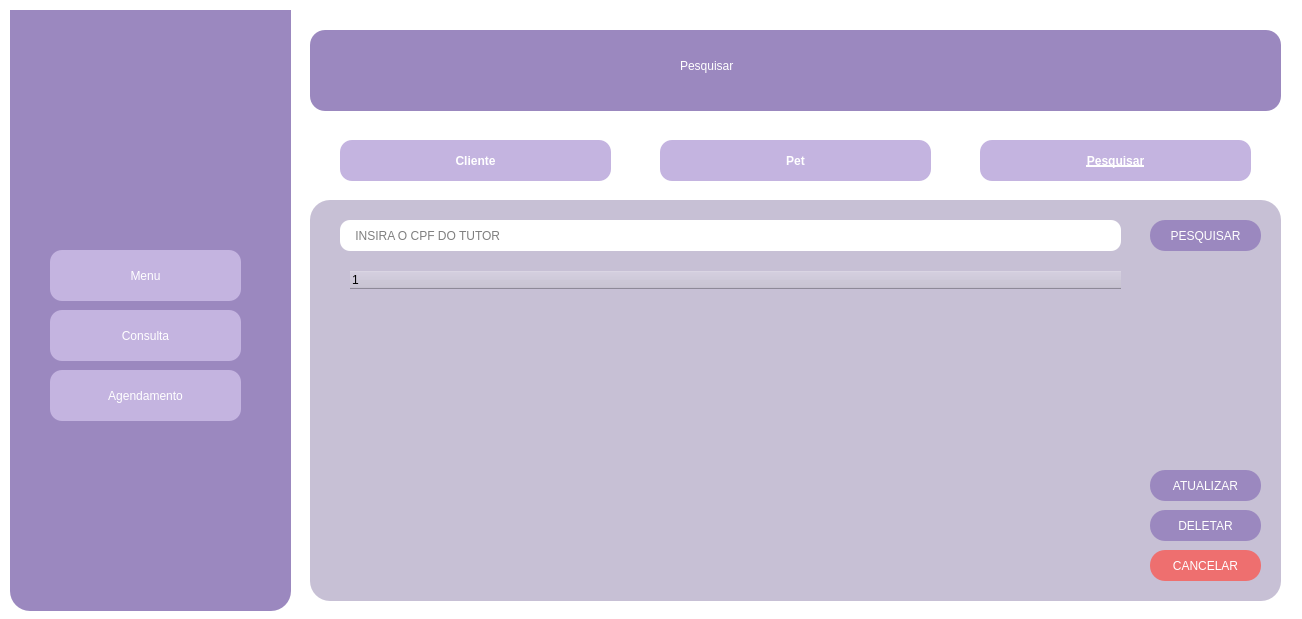
<?xml version="1.0" encoding="UTF-8"?>
<ui version="4.0">
 <class>cadastropesquisar</class>
 <widget class="QDialog" name="cadastropesquisar">
  <property name="geometry">
   <rect>
    <x>0</x>
    <y>0</y>
    <width>1302</width>
    <height>619</height>
   </rect>
  </property>
  <property name="windowTitle">
   <string>Dialog</string>
  </property>
  <property name="styleSheet">
   <string notr="true">background-color: rgb(255, 255, 255);</string>
  </property>
  <widget class="QPushButton" name="clienteButton">
   <property name="geometry">
    <rect>
     <x>340</x>
     <y>140</y>
     <width>271</width>
     <height>41</height>
    </rect>
   </property>
   <property name="font">
    <font>
     <family>System</family>
     <pointsize>9</pointsize>
     <italic>false</italic>
     <bold>true</bold>
     <underline>false</underline>
    </font>
   </property>
   <property name="styleSheet">
    <string notr="true">background-color: #C4B4E0;
font: 700 9pt &quot;System&quot;;
border-radius: 12px;
padding: 5px;
color: #ffffff</string>
   </property>
   <property name="text">
    <string>Cliente</string>
   </property>
  </widget>
  <widget class="QWidget" name="sidebar" native="true">
   <property name="geometry">
    <rect>
     <x>10</x>
     <y>10</y>
     <width>281</width>
     <height>601</height>
    </rect>
   </property>
   <property name="styleSheet">
    <string notr="true">background-color: #9B88BF; border-radius: 20px</string>
   </property>
   <widget class="QPushButton" name="menuButton_2">
    <property name="geometry">
     <rect>
      <x>40</x>
      <y>240</y>
      <width>191</width>
      <height>51</height>
     </rect>
    </property>
    <property name="styleSheet">
     <string notr="true">background-color: #C4B4E0;
font: 700 9pt &quot;System&quot;;
border-radius: 12px;
padding: 5px;
color: #ffffff</string>
    </property>
    <property name="text">
     <string>Menu</string>
    </property>
   </widget>
   <widget class="QPushButton" name="consultaButton_2">
    <property name="geometry">
     <rect>
      <x>40</x>
      <y>300</y>
      <width>191</width>
      <height>51</height>
     </rect>
    </property>
    <property name="styleSheet">
     <string notr="true">background-color: #C4B4E0;
font: 700 9pt &quot;System&quot;;
border-radius: 12px;
padding: 5px;
color: #ffffff</string>
    </property>
    <property name="text">
     <string>Consulta</string>
    </property>
   </widget>
   <widget class="QPushButton" name="agendamentoButton_2">
    <property name="geometry">
     <rect>
      <x>40</x>
      <y>360</y>
      <width>191</width>
      <height>51</height>
     </rect>
    </property>
    <property name="styleSheet">
     <string notr="true">background-color: #C4B4E0;
font: 700 9pt &quot;System&quot;;
border-radius: 12px;
padding: 5px;
color: #ffffff</string>
    </property>
    <property name="text">
     <string>Agendamento</string>
    </property>
   </widget>
   <widget class="QLabel" name="label_2">
    <property name="geometry">
     <rect>
      <x>-40</x>
      <y>-100</y>
      <width>371</width>
      <height>391</height>
     </rect>
    </property>
    <property name="text">
     <string/>
    </property>
    <property name="pixmap">
     <pixmap resource="resources/resources.qrc">:/images/images/logo4.png</pixmap>
    </property>
    <property name="scaledContents">
     <bool>true</bool>
    </property>
   </widget>
   <zorder>agendamentoButton_2</zorder>
   <zorder>label_2</zorder>
   <zorder>menuButton_2</zorder>
   <zorder>consultaButton_2</zorder>
  </widget>
  <widget class="QPushButton" name="pesquisarButton">
   <property name="geometry">
    <rect>
     <x>980</x>
     <y>140</y>
     <width>271</width>
     <height>41</height>
    </rect>
   </property>
   <property name="font">
    <font>
     <family>System</family>
     <pointsize>9</pointsize>
     <italic>false</italic>
     <bold>true</bold>
     <underline>true</underline>
    </font>
   </property>
   <property name="styleSheet">
    <string notr="true">background-color: #C4B4E0;
font: 700 9pt &quot;System&quot;;
border-radius: 12px;
padding: 5px;
color: #ffffff</string>
   </property>
   <property name="text">
    <string>Pesquisar</string>
   </property>
  </widget>
  <widget class="QWidget" name="data_background" native="true">
   <property name="geometry">
    <rect>
     <x>310</x>
     <y>200</y>
     <width>971</width>
     <height>401</height>
    </rect>
   </property>
   <property name="autoFillBackground">
    <bool>false</bool>
   </property>
   <property name="styleSheet">
    <string notr="true">background-color: #C7C0D5; border-radius: 20px</string>
   </property>
   <widget class="QPushButton" name="cancelarButton_2">
    <property name="geometry">
     <rect>
      <x>840</x>
      <y>350</y>
      <width>111</width>
      <height>31</height>
     </rect>
    </property>
    <property name="styleSheet">
     <string notr="true">background-color: #EE6F6F;
font: 700 15pt &quot;System&quot;;
border-radius: 15px;
padding: 5px;
color: #ffffff</string>
    </property>
    <property name="text">
     <string>CANCELAR</string>
    </property>
   </widget>
   <widget class="QPushButton" name="atualizarButton_3">
    <property name="geometry">
     <rect>
      <x>840</x>
      <y>270</y>
      <width>111</width>
      <height>31</height>
     </rect>
    </property>
    <property name="styleSheet">
     <string notr="true">background-color: #9B88BF;
font: 700 15pt &quot;System&quot;;
border-radius: 15px;
padding: 5px;
color: #ffffff</string>
    </property>
    <property name="text">
     <string>ATUALIZAR</string>
    </property>
   </widget>
   <widget class="QPushButton" name="deletarButton_4">
    <property name="geometry">
     <rect>
      <x>840</x>
      <y>310</y>
      <width>111</width>
      <height>31</height>
     </rect>
    </property>
    <property name="styleSheet">
     <string notr="true">background-color: #9B88BF;
font: 700 15pt &quot;System&quot;;
border-radius: 15px;
padding: 5px;
color: #ffffff</string>
    </property>
    <property name="text">
     <string>DELETAR</string>
    </property>
   </widget>
   <widget class="QLineEdit" name="lineEdit">
    <property name="geometry">
     <rect>
      <x>30</x>
      <y>20</y>
      <width>781</width>
      <height>31</height>
     </rect>
    </property>
    <property name="styleSheet">
     <string notr="true">background-color: rgb(255, 255, 255);
border-radius: 10px;</string>
    </property>
    <property name="text">
     <string/>
    </property>
    <property name="placeholderText">
     <string>    INSIRA O CPF DO TUTOR</string>
    </property>
   </widget>
   <widget class="QPushButton" name="pesquisarrButton_3">
    <property name="geometry">
     <rect>
      <x>840</x>
      <y>20</y>
      <width>111</width>
      <height>31</height>
     </rect>
    </property>
    <property name="styleSheet">
     <string notr="true">background-color: #9B88BF;
font: 700 15pt &quot;System&quot;;
border-radius: 15px;
padding: 5px;
color: #ffffff</string>
    </property>
    <property name="text">
     <string>PESQUISAR</string>
    </property>
   </widget>
   <widget class="QTreeWidget" name="treeWidget">
    <property name="geometry">
     <rect>
      <x>40</x>
      <y>71</y>
      <width>771</width>
      <height>291</height>
     </rect>
    </property>
    <column>
     <property name="text">
      <string notr="true">1</string>
     </property>
    </column>
   </widget>
  </widget>
  <widget class="QPushButton" name="clienteButton_2">
   <property name="geometry">
    <rect>
     <x>660</x>
     <y>140</y>
     <width>271</width>
     <height>41</height>
    </rect>
   </property>
   <property name="font">
    <font>
     <family>System</family>
     <pointsize>9</pointsize>
     <italic>false</italic>
     <bold>true</bold>
     <underline>false</underline>
    </font>
   </property>
   <property name="styleSheet">
    <string notr="true">background-color: #C4B4E0;
font: 700 9pt &quot;System&quot;;
border-radius: 12px;
padding: 5px;
color: #ffffff</string>
   </property>
   <property name="text">
    <string>Pet</string>
   </property>
  </widget>
  <widget class="QWidget" name="widget" native="true">
   <property name="geometry">
    <rect>
     <x>310</x>
     <y>30</y>
     <width>971</width>
     <height>81</height>
    </rect>
   </property>
   <property name="styleSheet">
    <string notr="true">background-color: #9B88BF; border-radius: 15px</string>
   </property>
   <widget class="QLabel" name="titulo_2">
    <property name="geometry">
     <rect>
      <x>370</x>
      <y>10</y>
      <width>471</width>
      <height>51</height>
     </rect>
    </property>
    <property name="styleSheet">
     <string notr="true">font: 30pt &quot;Garamond&quot;; color: #ffffff</string>
    </property>
    <property name="text">
     <string>Pesquisar</string>
    </property>
   </widget>
  </widget>
 </widget>
 <resources>
  <include location="resources/resources.qrc"/>
 </resources>
 <connections/>
</ui>
